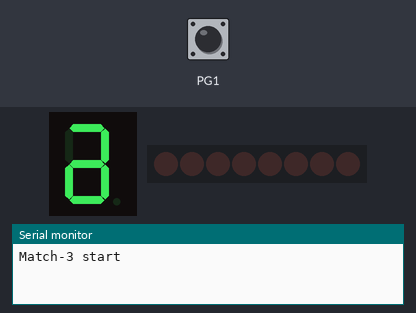
Bench run of a sketch on a simulated STM32 Black Pill. Parts: 1-digit seven-segment display, 8 port-expander outputs drawn as a row of LEDs (first output left, lit = HIGH), the last lines printed to the serial monitor. Wiring (inferred from the names in the program): 1-digit 7-segment display, segments lit when LOW: segments PB11, PB12, PB13, PB14, PB15, PC0, PC1, PC2. Inputs (shaded band) come from the test bench; at power-on: PG1 HIGH. Random numbers use the default seed unless the sketch sets one; the segment pins are drawn as the display they are named for.

Above: at 0.4 s.
At 25.7 s:
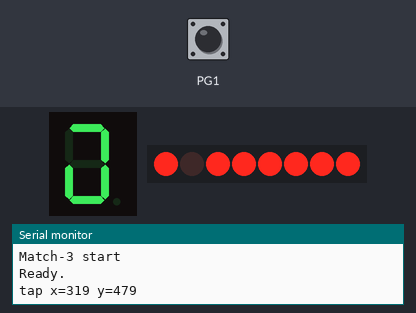

The sketch:

Match_Game.ino
```cpp
#include <Arduino.h>
#include <Wire.h>

/*
  立创·天空星 STM32F407VGT6 + 4" IPS (ST7796, i8080 16-bit) + FT6336U
  --------------------------------------------------------------------
  基于“已验证触控测试程序”同款底层驱动实现的消消乐小游戏。

  说明：
  1) 请按你的实际连线修改引脚定义。
  2) 本代码保持 bit-bang 8080 16-bit 写总线方式，便于和测试程序一致。
  3) 若触控坐标方向不一致，调整 touchToScreen() 中映射。
*/

// ---------------------- LCD i8080 16-bit 引脚（按需修改） ----------------------
static const uint8_t LCD_D[16] = {
    PA0, PA1, PA2, PA3, PA4, PA5, PA6, PA7,       // D0..D7
    PB0, PB1, PB10, PB11, PB12, PB13, PB14, PB15  // D8..D15
};

static const uint8_t PIN_LCD_CS = PC0;
static const uint8_t PIN_LCD_RS = PC1; // RS/DC: 0=command, 1=data
static const uint8_t PIN_LCD_WR = PC2;
static const uint8_t PIN_LCD_RD = PC3;
static const uint8_t PIN_LCD_RST = PC4;
static const uint8_t PIN_LCD_BL = PC5; // 背光控制（高电平点亮）

// --------------------------- FT6336U I2C 引脚（按需修改） -----------------------
static const uint8_t PIN_TP_SDA = PB7;
static const uint8_t PIN_TP_SCL = PB6;
static const uint8_t FT6336_ADDR = 0x38;

// 屏幕分辨率（竖屏 320x480）
static const uint16_t LCD_W = 320;
static const uint16_t LCD_H = 480;

// ------------------------------- 游戏参数 -------------------------------------
static const uint8_t ROWS = 8;
static const uint8_t COLS = 8;
static const uint8_t TYPES = 6;

static const uint16_t CELL = 36;
static const uint16_t BOARD_X = 16;
static const uint16_t BOARD_Y = 72;

// HUD 区域
static const uint16_t HUD_H = 56;

static uint8_t board[ROWS][COLS];
static bool selected = false;
static int8_t selR = -1;
static int8_t selC = -1;
static uint32_t score = 0;

static inline void wrStrobe()
{
  digitalWrite(PIN_LCD_WR, LOW);
  digitalWrite(PIN_LCD_WR, HIGH);
}

static inline void busWrite16(uint16_t value)
{
  for (uint8_t i = 0; i < 16; ++i)
  {
    digitalWrite(LCD_D[i], (value >> i) & 0x01);
  }
  wrStrobe();
}

static inline void lcdWriteCmd(uint8_t cmd)
{
  digitalWrite(PIN_LCD_CS, LOW);
  digitalWrite(PIN_LCD_RS, LOW);
  busWrite16(cmd);
  digitalWrite(PIN_LCD_CS, HIGH);
}

static inline void lcdWriteData8(uint8_t data)
{
  digitalWrite(PIN_LCD_CS, LOW);
  digitalWrite(PIN_LCD_RS, HIGH);
  busWrite16(data);
  digitalWrite(PIN_LCD_CS, HIGH);
}

static inline void lcdWriteData16(uint16_t data)
{
  digitalWrite(PIN_LCD_CS, LOW);
  digitalWrite(PIN_LCD_RS, HIGH);
  busWrite16(data);
  digitalWrite(PIN_LCD_CS, HIGH);
}

void lcdWriteCmdData(uint8_t cmd, const uint8_t *data, uint8_t len)
{
  lcdWriteCmd(cmd);
  for (uint8_t i = 0; i < len; ++i)
  {
    lcdWriteData8(data[i]);
  }
}

void lcdSetAddrWindow(uint16_t x0, uint16_t y0, uint16_t x1, uint16_t y1)
{
  uint8_t ca[4] = {
      (uint8_t)(x0 >> 8), (uint8_t)(x0 & 0xFF),
      (uint8_t)(x1 >> 8), (uint8_t)(x1 & 0xFF)};
  uint8_t ra[4] = {
      (uint8_t)(y0 >> 8), (uint8_t)(y0 & 0xFF),
      (uint8_t)(y1 >> 8), (uint8_t)(y1 & 0xFF)};

  lcdWriteCmdData(0x2A, ca, 4);
  lcdWriteCmdData(0x2B, ra, 4);
  lcdWriteCmd(0x2C);
}

void lcdPushColor(uint16_t color, uint32_t count)
{
  digitalWrite(PIN_LCD_CS, LOW);
  digitalWrite(PIN_LCD_RS, HIGH);
  while (count--)
  {
    busWrite16(color);
  }
  digitalWrite(PIN_LCD_CS, HIGH);
}

void lcdFillRect(uint16_t x, uint16_t y, uint16_t w, uint16_t h, uint16_t color)
{
  if (x >= LCD_W || y >= LCD_H || w == 0 || h == 0)
    return;
  if (x + w > LCD_W)
    w = LCD_W - x;
  if (y + h > LCD_H)
    h = LCD_H - y;

  lcdSetAddrWindow(x, y, x + w - 1, y + h - 1);
  lcdPushColor(color, (uint32_t)w * h);
}

void lcdDrawPixel(uint16_t x, uint16_t y, uint16_t color)
{
  if (x >= LCD_W || y >= LCD_H)
    return;
  lcdSetAddrWindow(x, y, x, y);
  lcdWriteData16(color);
}

void lcdDrawRect(uint16_t x, uint16_t y, uint16_t w, uint16_t h, uint16_t color)
{
  if (w < 2 || h < 2)
    return;
  lcdFillRect(x, y, w, 1, color);
  lcdFillRect(x, y + h - 1, w, 1, color);
  lcdFillRect(x, y, 1, h, color);
  lcdFillRect(x + w - 1, y, 1, h, color);
}

void lcdFillScreen(uint16_t color)
{
  lcdFillRect(0, 0, LCD_W, LCD_H, color);
}

void lcdReset()
{
  digitalWrite(PIN_LCD_RST, HIGH);
  delay(10);
  digitalWrite(PIN_LCD_RST, LOW);
  delay(20);
  digitalWrite(PIN_LCD_RST, HIGH);
  delay(120);
}

void lcdInitST7796()
{
  lcdReset();

  lcdWriteCmd(0x01); // SWRESET
  delay(120);

  lcdWriteCmd(0x11); // SLPOUT
  delay(120);

  uint8_t madctl[] = {0x48}; // 竖屏方向
  lcdWriteCmdData(0x36, madctl, 1);

  uint8_t pixfmt[] = {0x55};
  lcdWriteCmdData(0x3A, pixfmt, 1);

  lcdWriteCmd(0x21); // INVON
  delay(10);

  lcdWriteCmd(0x29); // DISPON
  delay(20);
}

bool ft6336ReadRaw(uint16_t &x, uint16_t &y)
{
  Wire.beginTransmission(FT6336_ADDR);
  Wire.write(0x02);
  if (Wire.endTransmission(false) != 0)
    return false;

  Wire.requestFrom((int)FT6336_ADDR, 5);
  if (Wire.available() < 5)
    return false;

  uint8_t td = Wire.read() & 0x0F;
  uint8_t xh = Wire.read();
  uint8_t xl = Wire.read();
  uint8_t yh = Wire.read();
  uint8_t yl = Wire.read();

  if (td == 0)
    return false;

  x = ((xh & 0x0F) << 8) | xl;
  y = ((yh & 0x0F) << 8) | yl;
  return true;
}

void touchToScreen(uint16_t rawX, uint16_t rawY, uint16_t &sx, uint16_t &sy)
{
  // 默认与你的测试程序一致（竖屏直通）
  sx = rawX;
  sy = rawY;

  if (sx >= LCD_W)
    sx = LCD_W - 1;
  if (sy >= LCD_H)
    sy = LCD_H - 1;
}

uint16_t colorOf(uint8_t t)
{
  switch (t)
  {
  case 0:
    return 0xF800;
  case 1:
    return 0x07E0;
  case 2:
    return 0x001F;
  case 3:
    return 0xFFE0;
  case 4:
    return 0x07FF;
  default:
    return 0xF81F;
  }
}

bool causesMatchAt(uint8_t r, uint8_t c)
{
  uint8_t t = board[r][c];

  uint8_t l = 0;
  for (int8_t cc = c - 1; cc >= 0 && board[r][cc] == t; --cc)
    ++l;
  uint8_t rr = 0;
  for (uint8_t cc = c + 1; cc < COLS && board[r][cc] == t; ++cc)
    ++rr;
  if (l + rr + 1 >= 3)
    return true;

  uint8_t u = 0;
  for (int8_t rr2 = r - 1; rr2 >= 0 && board[rr2][c] == t; --rr2)
    ++u;
  uint8_t d = 0;
  for (uint8_t rr2 = r + 1; rr2 < ROWS && board[rr2][c] == t; ++rr2)
    ++d;
  return u + d + 1 >= 3;
}

void initBoard()
{
  for (uint8_t r = 0; r < ROWS; ++r)
  {
    for (uint8_t c = 0; c < COLS; ++c)
    {
      do
      {
        board[r][c] = random(TYPES);
      } while (causesMatchAt(r, c));
    }
  }
}

void drawCell(uint8_t r, uint8_t c, bool hl)
{
  uint16_t x = BOARD_X + c * CELL;
  uint16_t y = BOARD_Y + r * CELL;
  uint16_t fill = colorOf(board[r][c]);

  lcdFillRect(x + 2, y + 2, CELL - 4, CELL - 4, fill);
  lcdDrawRect(x + 1, y + 1, CELL - 2, CELL - 2, 0x0000);

  if (hl)
  {
    lcdDrawRect(x, y, CELL, CELL, 0xFFFF);
  }
}

// 极简 7 段数字绘制（只做分数）
void segH(uint16_t x, uint16_t y, uint16_t w, uint16_t t, uint16_t color) { lcdFillRect(x, y, w, t, color); }
void segV(uint16_t x, uint16_t y, uint16_t t, uint16_t h, uint16_t color) { lcdFillRect(x, y, t, h, color); }

void drawDigit(uint16_t x, uint16_t y, uint8_t d, uint16_t color, uint16_t bg)
{
  const uint8_t map[10] = {
      0b1111110, // 0
      0b0110000, // 1
      0b1101101, // 2
      0b1111001, // 3
      0b0110011, // 4
      0b1011011, // 5
      0b1011111, // 6
      0b1110000, // 7
      0b1111111, // 8
      0b1111011  // 9
  };

  uint8_t m = map[d % 10];
  uint16_t t = 3;
  uint16_t w = 14;
  uint16_t h = 22;

  lcdFillRect(x, y, w + 2 * t, h + 2 * t, bg);

  // a b c d e f g
  if (m & 0b1000000) segH(x + t, y, w, t, color);
  if (m & 0b0100000) segV(x + t + w, y + t, t, h / 2 - t / 2, color);
  if (m & 0b0010000) segV(x + t + w, y + h / 2 + t / 2, t, h / 2 - t / 2, color);
  if (m & 0b0001000) segH(x + t, y + h, w, t, color);
  if (m & 0b0000100) segV(x, y + h / 2 + t / 2, t, h / 2 - t / 2, color);
  if (m & 0b0000010) segV(x, y + t, t, h / 2 - t / 2, color);
  if (m & 0b0000001) segH(x + t, y + h / 2, w, t, color);
}

void drawScore()
{
  uint16_t x0 = 170;
  uint16_t y0 = 18;
  lcdFillRect(120, 10, 190, 40, 0x0000);

  // SCORE 标题条
  lcdFillRect(16, 12, 90, 36, 0x39E7);
  lcdDrawRect(16, 12, 90, 36, 0xFFFF);
  lcdFillRect(22, 18, 12, 24, 0xF800);
  lcdFillRect(38, 18, 12, 24, 0x07E0);
  lcdFillRect(54, 18, 12, 24, 0x001F);
  lcdFillRect(70, 18, 12, 24, 0xFFE0);

  uint32_t v = score;
  uint8_t digits[6] = {0, 0, 0, 0, 0, 0};
  for (int8_t i = 5; i >= 0; --i)
  {
    digits[i] = v % 10;
    v /= 10;
  }

  for (uint8_t i = 0; i < 6; ++i)
  {
    drawDigit(x0 + i * 24, y0, digits[i], 0xFFFF, 0x0000);
  }
}

void drawBoardFrame()
{
  lcdFillRect(0, 0, LCD_W, LCD_H, 0x0000);
  lcdFillRect(0, 0, LCD_W, HUD_H, 0x2104);
  drawScore();

  lcdDrawRect(BOARD_X - 3, BOARD_Y - 3, COLS * CELL + 6, ROWS * CELL + 6, 0xFFFF);
}

void drawBoard()
{
  for (uint8_t r = 0; r < ROWS; ++r)
  {
    for (uint8_t c = 0; c < COLS; ++c)
    {
      bool hl = selected && r == (uint8_t)selR && c == (uint8_t)selC;
      drawCell(r, c, hl);
    }
  }
}

bool findMatches(bool mark[ROWS][COLS])
{
  bool found = false;

  for (uint8_t r = 0; r < ROWS; ++r)
    for (uint8_t c = 0; c < COLS; ++c)
      mark[r][c] = false;

  for (uint8_t r = 0; r < ROWS; ++r)
  {
    uint8_t s = 0;
    while (s < COLS)
    {
      uint8_t e = s + 1;
      while (e < COLS && board[r][e] == board[r][s])
        ++e;
      if (e - s >= 3)
      {
        found = true;
        for (uint8_t c = s; c < e; ++c)
          mark[r][c] = true;
      }
      s = e;
    }
  }

  for (uint8_t c = 0; c < COLS; ++c)
  {
    uint8_t s = 0;
    while (s < ROWS)
    {
      uint8_t e = s + 1;
      while (e < ROWS && board[e][c] == board[s][c])
        ++e;
      if (e - s >= 3)
      {
        found = true;
        for (uint8_t r = s; r < e; ++r)
          mark[r][c] = true;
      }
      s = e;
    }
  }

  return found;
}

uint16_t clearDrop(bool mark[ROWS][COLS])
{
  uint16_t n = 0;

  for (uint8_t c = 0; c < COLS; ++c)
  {
    int8_t wr = ROWS - 1;
    for (int8_t r = ROWS - 1; r >= 0; --r)
    {
      if (!mark[r][c])
      {
        board[wr][c] = board[r][c];
        --wr;
      }
      else
      {
        ++n;
      }
    }

    while (wr >= 0)
    {
      board[wr][c] = random(TYPES);
      --wr;
    }
  }

  return n;
}

void flashTop(uint16_t color)
{
  lcdFillRect(0, 0, LCD_W, 6, color);
  delay(40);
  lcdFillRect(0, 0, LCD_W, 6, 0x2104);
}

void resolveMatches()
{
  bool mark[ROWS][COLS];
  while (findMatches(mark))
  {
    uint16_t n = clearDrop(mark);
    score += (uint32_t)n * 10;
    flashTop(0xFFE0);
    drawScore();
    drawBoard();
    delay(60);
  }
}

bool canSwapMakeMatch(uint8_t r1, uint8_t c1, uint8_t r2, uint8_t c2)
{
  uint8_t t = board[r1][c1];
  board[r1][c1] = board[r2][c2];
  board[r2][c2] = t;
  bool ok = causesMatchAt(r1, c1) || causesMatchAt(r2, c2);
  t = board[r1][c1];
  board[r1][c1] = board[r2][c2];
  board[r2][c2] = t;
  return ok;
}

bool hasPossibleMoves()
{
  for (uint8_t r = 0; r < ROWS; ++r)
  {
    for (uint8_t c = 0; c < COLS; ++c)
    {
      if (c + 1 < COLS && canSwapMakeMatch(r, c, r, c + 1))
        return true;
      if (r + 1 < ROWS && canSwapMakeMatch(r, c, r + 1, c))
        return true;
    }
  }
  return false;
}

void shuffleBoard()
{
  for (uint8_t i = 0; i < 80; ++i)
  {
    uint8_t r1 = random(ROWS), c1 = random(COLS);
    uint8_t r2 = random(ROWS), c2 = random(COLS);
    uint8_t t = board[r1][c1];
    board[r1][c1] = board[r2][c2];
    board[r2][c2] = t;
  }
  resolveMatches();
  drawBoard();
}

bool hitCell(uint16_t x, uint16_t y, uint8_t &r, uint8_t &c)
{
  if (x < BOARD_X || y < BOARD_Y)
    return false;
  uint16_t lx = x - BOARD_X;
  uint16_t ly = y - BOARD_Y;
  if (lx >= COLS * CELL || ly >= ROWS * CELL)
    return false;
  c = lx / CELL;
  r = ly / CELL;
  return true;
}

void processTap(uint16_t sx, uint16_t sy)
{
  uint8_t r, c;
  if (!hitCell(sx, sy, r, c))
  {
    selected = false;
    drawBoard();
    return;
  }

  if (!selected)
  {
    selected = true;
    selR = r;
    selC = c;
    drawBoard();
    return;
  }

  int8_t dr = abs((int)r - selR);
  int8_t dc = abs((int)c - selC);
  if (dr + dc != 1)
  {
    selR = r;
    selC = c;
    drawBoard();
    return;
  }

  uint8_t t = board[selR][selC];
  board[selR][selC] = board[r][c];
  board[r][c] = t;

  if (causesMatchAt(selR, selC) || causesMatchAt(r, c))
  {
    selected = false;
    drawBoard();
    resolveMatches();

    if (!hasPossibleMoves())
    {
      flashTop(0xF800);
      shuffleBoard();
    }
  }
  else
  {
    t = board[selR][selC];
    board[selR][selC] = board[r][c];
    board[r][c] = t;
    selected = false;
    drawBoard();
  }
}

void gpioInit()
{
  for (uint8_t i = 0; i < 16; ++i)
  {
    pinMode(LCD_D[i], OUTPUT);
    digitalWrite(LCD_D[i], LOW);
  }

  pinMode(PIN_LCD_CS, OUTPUT);
  pinMode(PIN_LCD_RS, OUTPUT);
  pinMode(PIN_LCD_WR, OUTPUT);
  pinMode(PIN_LCD_RD, OUTPUT);
  pinMode(PIN_LCD_RST, OUTPUT);
  pinMode(PIN_LCD_BL, OUTPUT);

  digitalWrite(PIN_LCD_CS, HIGH);
  digitalWrite(PIN_LCD_RS, HIGH);
  digitalWrite(PIN_LCD_WR, HIGH);
  digitalWrite(PIN_LCD_RD, HIGH);
  digitalWrite(PIN_LCD_RST, HIGH);
  digitalWrite(PIN_LCD_BL, HIGH);
}

void setup()
{
  Serial.begin(115200);
  delay(200);
  Serial.println("Match-3 start");

  randomSeed(analogRead(PA8) + micros());

  gpioInit();

  Wire.setSDA(PIN_TP_SDA);
  Wire.setSCL(PIN_TP_SCL);
  Wire.begin();
  Wire.setClock(400000);

  lcdInitST7796();
  drawBoardFrame();

  initBoard();
  resolveMatches();
  drawBoard();

  if (!hasPossibleMoves())
    shuffleBoard();

  Serial.println("Ready.");
}

void loop()
{
  static bool down = false;

  uint16_t rx, ry;
  bool touched = ft6336ReadRaw(rx, ry);

  if (touched && !down)
  {
    uint16_t sx, sy;
    touchToScreen(rx, ry, sx, sy);
    processTap(sx, sy);

    Serial.print("tap x=");
    Serial.print(sx);
    Serial.print(" y=");
    Serial.println(sy);
  }

  down = touched;
  delay(8);
}
```

Measured:
- what the display in image 0 shows lasts 25.2 s, from 0.4 s to 25.6 s
